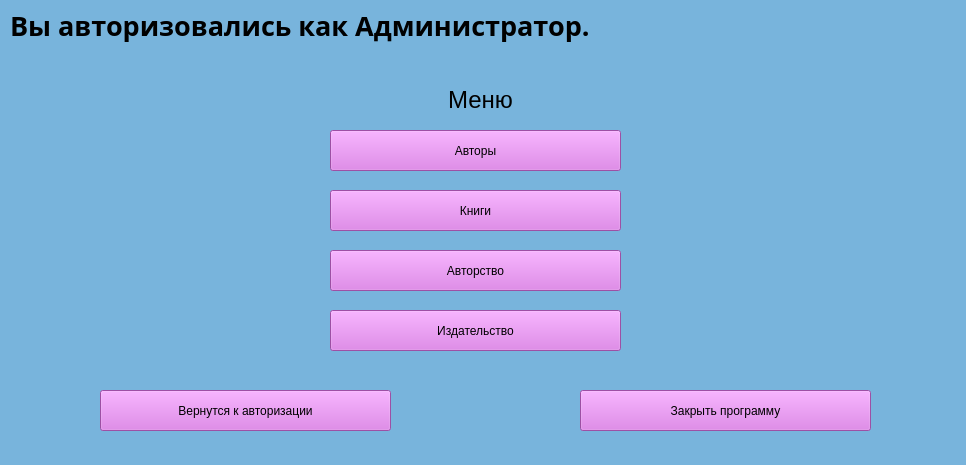
<?xml version="1.0" encoding="UTF-8"?>
<ui version="4.0">
 <class>adminmenu</class>
 <widget class="QWidget" name="adminmenu">
  <property name="geometry">
   <rect>
    <x>0</x>
    <y>0</y>
    <width>966</width>
    <height>465</height>
   </rect>
  </property>
  <property name="windowTitle">
   <string>Меню Администратора</string>
  </property>
  <property name="styleSheet">
   <string notr="true">background-color: rgb(120, 180,220);</string>
  </property>
  <widget class="QLabel" name="label">
   <property name="geometry">
    <rect>
     <x>10</x>
     <y>-40</y>
     <width>951</width>
     <height>131</height>
    </rect>
   </property>
   <property name="font">
    <font>
     <family>Ubuntu Condensed</family>
     <pointsize>15</pointsize>
     <weight>75</weight>
     <bold>true</bold>
    </font>
   </property>
   <property name="text">
    <string>&lt;html&gt;&lt;head/&gt;&lt;body&gt;&lt;p&gt;&lt;span style=&quot; font-size:20pt;&quot;&gt;Вы авторизовались как Администратор.&lt;/span&gt;&lt;/p&gt;&lt;/body&gt;&lt;/html&gt;</string>
   </property>
  </widget>
  <widget class="QPushButton" name="btnCustomers">
   <property name="geometry">
    <rect>
     <x>330</x>
     <y>310</y>
     <width>291</width>
     <height>41</height>
    </rect>
   </property>
   <property name="styleSheet">
    <string notr="true">background-color: rgb(220, 112,230);</string>
   </property>
   <property name="text">
    <string>Издательство</string>
   </property>
  </widget>
  <widget class="QPushButton" name="btnEmployees">
   <property name="geometry">
    <rect>
     <x>330</x>
     <y>130</y>
     <width>291</width>
     <height>41</height>
    </rect>
   </property>
   <property name="autoFillBackground">
    <bool>false</bool>
   </property>
   <property name="styleSheet">
    <string notr="true">background-color: rgb(220, 112,230);</string>
   </property>
   <property name="text">
    <string>Авторы</string>
   </property>
  </widget>
  <widget class="QPushButton" name="btnProviders">
   <property name="geometry">
    <rect>
     <x>330</x>
     <y>190</y>
     <width>291</width>
     <height>41</height>
    </rect>
   </property>
   <property name="styleSheet">
    <string notr="true">background-color: rgb(220, 112,230);</string>
   </property>
   <property name="text">
    <string>Книги</string>
   </property>
  </widget>
  <widget class="QPushButton" name="btnSupplies">
   <property name="geometry">
    <rect>
     <x>330</x>
     <y>250</y>
     <width>291</width>
     <height>41</height>
    </rect>
   </property>
   <property name="styleSheet">
    <string notr="true">background-color: rgb(220, 112,230);</string>
   </property>
   <property name="text">
    <string>Авторство</string>
   </property>
  </widget>
  <widget class="QPushButton" name="btnBack">
   <property name="geometry">
    <rect>
     <x>100</x>
     <y>390</y>
     <width>291</width>
     <height>41</height>
    </rect>
   </property>
   <property name="styleSheet">
    <string notr="true">background-color: rgb(220, 112,230);</string>
   </property>
   <property name="text">
    <string>Вернутся к авторизации</string>
   </property>
  </widget>
  <widget class="QLabel" name="label_2">
   <property name="geometry">
    <rect>
     <x>370</x>
     <y>80</y>
     <width>221</width>
     <height>41</height>
    </rect>
   </property>
   <property name="font">
    <font>
     <pointsize>14</pointsize>
    </font>
   </property>
   <property name="text">
    <string>&lt;html&gt;&lt;head/&gt;&lt;body&gt;&lt;p align=&quot;center&quot;&gt;&lt;span style=&quot; font-size:18pt;&quot;&gt;Меню&lt;/span&gt;&lt;/p&gt;&lt;/body&gt;&lt;/html&gt;</string>
   </property>
  </widget>
  <widget class="QPushButton" name="btnClose">
   <property name="geometry">
    <rect>
     <x>580</x>
     <y>390</y>
     <width>291</width>
     <height>41</height>
    </rect>
   </property>
   <property name="styleSheet">
    <string notr="true">background-color: rgb(220, 112,230);</string>
   </property>
   <property name="text">
    <string>Закрыть программу</string>
   </property>
  </widget>
 </widget>
 <resources/>
 <connections/>
</ui>
